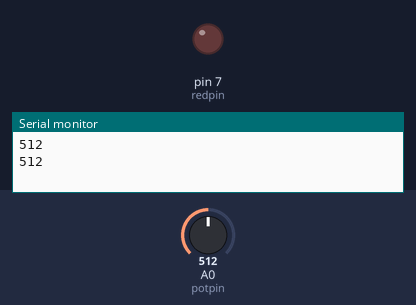
Simulated run of this sketch. Board: Arduino Uno, built with avr-gcc and run on an emulated ATmega328P. On the bench: output pins drawn as LEDs (lit = HIGH), the last lines printed to the serial monitor. Inputs (shaded band) come from the test bench; at power-on: A0 (potpin) = 512.

Above: at 1.3 s.
1.4 s: A0 (potpin) set to 985
3.2 s: A0 (potpin) set to 1009
At 5.1 s:
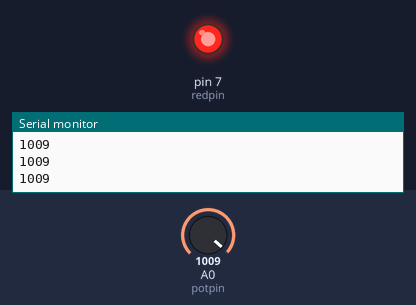
5.5 s: A0 (potpin) set to 990
At 6.7 s:
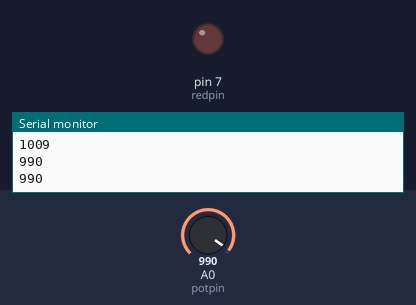
7.5 s: A0 (potpin) set to 1010
At 9.4 s:
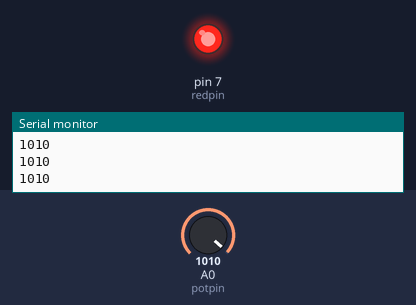
Timing chart, 0 to 10.5 s (numbered marks = the images above; inputs shaded):
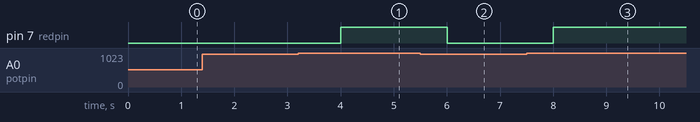

The sketch:

sketch_feb12a.ino
```cpp
  int potval;
  int delaytime = 500;
  int potpin = A0;
  int redpin = 7;
  void setup() {
  // put your setup code here, to run once:
  Serial.begin(9600);
  pinMode(potpin, INPUT);
  pinMode(redpin, OUTPUT);
  }

  void loop() {
  // put your main code here, to run repeatedly:
  potval = analogRead(potpin);
  delay(delaytime);
  Serial.println(potval);
  while (potval > 1000) {
    digitalWrite(redpin, HIGH);
    potval = analogRead(potpin);
    Serial.println(potval);
      delay(delaytime);
  }
  digitalWrite(redpin, LOW);
  }
```

Measured:
- the behaviour switches between 1000 and 1001 on A0 (potpin) (found by bisection; images 0 and 1)
- after the input at 3.2 s, pin 7 (redpin): LOW → HIGH after 0.80 s
- after the input at 5.5 s, pin 7 (redpin): HIGH → LOW after 0.50 s
- after the input at 7.5 s, pin 7 (redpin): LOW → HIGH after 0.51 s
